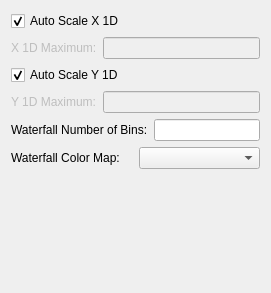
<?xml version="1.0" encoding="UTF-8"?>
<ui version="4.0">
 <class>PsdPlotConfigForm</class>
 <widget class="QWidget" name="PsdPlotConfigForm">
  <property name="geometry">
   <rect>
    <x>0</x>
    <y>0</y>
    <width>271</width>
    <height>293</height>
   </rect>
  </property>
  <property name="windowTitle">
   <string>Form</string>
  </property>
  <layout class="QVBoxLayout" name="verticalLayout">
   <item>
    <widget class="QCheckBox" name="autoscaleX1dCheckBox">
     <property name="enabled">
      <bool>true</bool>
     </property>
     <property name="text">
      <string>Auto Scale X 1D</string>
     </property>
     <property name="checked">
      <bool>true</bool>
     </property>
    </widget>
   </item>
   <item>
    <layout class="QHBoxLayout" name="horizontalLayout">
     <item>
      <widget class="QLabel" name="x1dMaximumLabel">
       <property name="enabled">
        <bool>false</bool>
       </property>
       <property name="text">
        <string>X 1D Maximum:</string>
       </property>
      </widget>
     </item>
     <item>
      <widget class="QLineEdit" name="x1dMaximumLineEdit">
       <property name="enabled">
        <bool>false</bool>
       </property>
      </widget>
     </item>
    </layout>
   </item>
   <item>
    <widget class="QCheckBox" name="autoscaleY1dCheckBox">
     <property name="enabled">
      <bool>true</bool>
     </property>
     <property name="text">
      <string>Auto Scale Y 1D</string>
     </property>
     <property name="checked">
      <bool>true</bool>
     </property>
    </widget>
   </item>
   <item>
    <layout class="QHBoxLayout" name="horizontalLayout_2">
     <item>
      <widget class="QLabel" name="y1dMaximumLabel">
       <property name="enabled">
        <bool>false</bool>
       </property>
       <property name="text">
        <string>Y 1D Maximum:</string>
       </property>
      </widget>
     </item>
     <item>
      <widget class="QLineEdit" name="y1dMaximumLineEdit">
       <property name="enabled">
        <bool>false</bool>
       </property>
      </widget>
     </item>
    </layout>
   </item>
   <item>
    <layout class="QHBoxLayout" name="horizontalLayout_3">
     <item>
      <widget class="QLabel" name="waterfallNumBinsLabel">
       <property name="enabled">
        <bool>true</bool>
       </property>
       <property name="text">
        <string>Waterfall Number of Bins:</string>
       </property>
      </widget>
     </item>
     <item>
      <widget class="QLineEdit" name="waterfallNumBinsLineEdit"/>
     </item>
    </layout>
   </item>
   <item>
    <layout class="QHBoxLayout" name="horizontalLayout_4">
     <item>
      <widget class="QLabel" name="waterfallColorMapLabel">
       <property name="enabled">
        <bool>true</bool>
       </property>
       <property name="text">
        <string>Waterfall Color Map:</string>
       </property>
      </widget>
     </item>
     <item>
      <widget class="QComboBox" name="waterfallColorMapComboBox">
       <property name="enabled">
        <bool>true</bool>
       </property>
      </widget>
     </item>
    </layout>
   </item>
   <item>
    <spacer name="verticalSpacer">
     <property name="orientation">
      <enum>Qt::Vertical</enum>
     </property>
     <property name="sizeHint" stdset="0">
      <size>
       <width>20</width>
       <height>85</height>
      </size>
     </property>
    </spacer>
   </item>
  </layout>
 </widget>
 <resources/>
 <connections/>
</ui>
